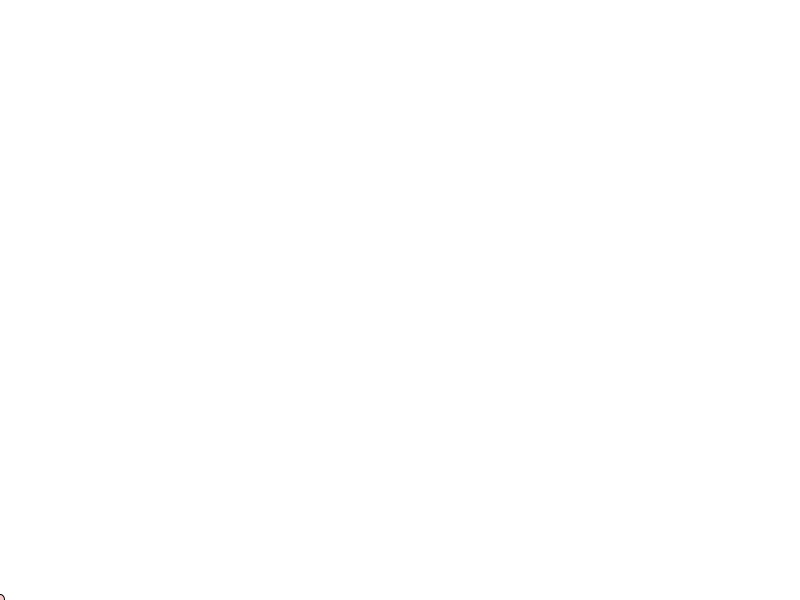
Frame 1 (no input)
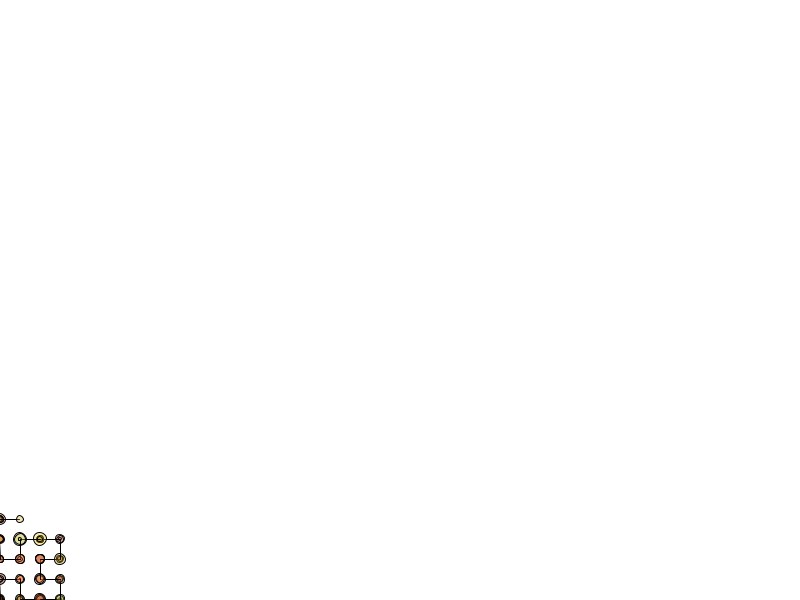
Frame 60 (the mouse pressed at the canvas centre just before this capture)
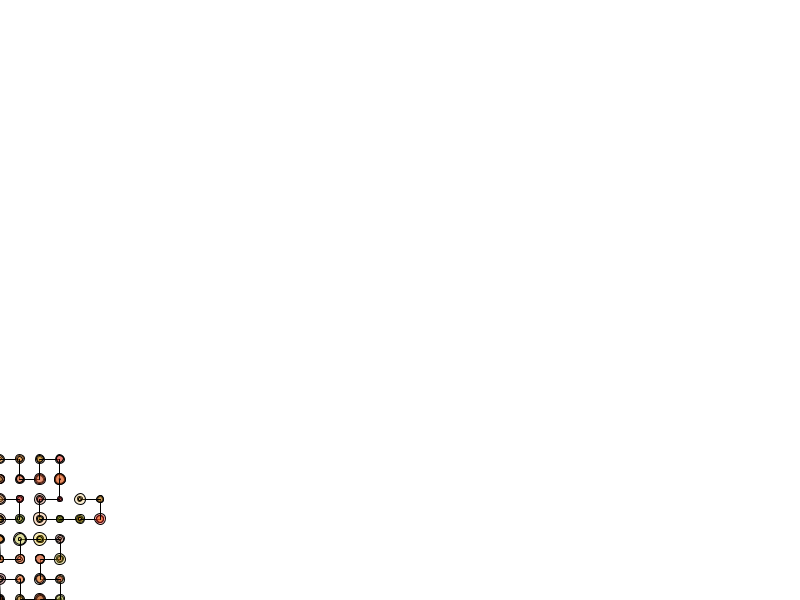
Frame 120 (the mouse held since frame 60 and released just before this capture)

The Processing sketch that drew these frames (run headless with seeded random() and noise(); from frame 60 on, the mouse is pressed at the canvas centre):

// Processing sketch: F_turtle2
// ── F_turtle2.pde
//
// turtle2 -> does a "Hilbert" curve and draws it
//

// TURTLE STUFF:
float x, y; // the current position of the turtle
float currentangle = 0; // which way the turtle is pointing
float step = 20; // how much the turtle moves with each 'F'
float angle = 90; // how much the turtle turns with a '-' or '+'
int whereinstring = 0; // where in the L-system are we drawing right now?

// GRAPHICS STUFF;
float r, g, b, a; // some color shit
float radius; // width of circle

// LINDENMAYER STUFF (L-SYSTEMS)
String thestring = "A"; // "axiom" or start of the string
int numloops = 5; // how many iterations of the L-system to pre-compute

// THIS RUNS WHEN WE HIT GO
void setup()
{
  size(800, 600); // this is the size of the window
  background(255); // background to white
  stroke(0, 0, 0, 255); // draw in black
  
  // start the x and y position at lower-left corner
  x = 0;
  y = height-1;
  
  // COMPUTE THE L-SYSTEM
  
  println(thestring);
  for(int i = 0;i<numloops;i++) {
    thestring = lindenmayer(thestring); // do the stuff to make the string
      println(thestring);
  }
  
}

// DO THIS EVERY FRAME
void draw()
{
  
  // draw the current character in the string:
  drawIt(thestring.charAt(whereinstring)); 
  
  // increment the point for where we're reading the string
  whereinstring++;
  if(whereinstring>thestring.length()-1) whereinstring = 0;

}

// interpret an L-system
String lindenmayer(String s)
{
  String outputstring = ""; // start a blank output string
  
  // go through the string, doing rewriting as we go
  for(int i=0;i<s.length();i++)
  {
    if(s.charAt(i)=='A')
    {
       outputstring+="-BF+AFA+FB-";
    }
    else if(s.charAt(i)=='B')
    {
       outputstring+="+AF-BFB-FA+";      
    }
    else
    {
       outputstring+= s.charAt(i); 
    }

  }
  
  return(outputstring); // send out the modified string
}

// this is a custom function that draws turtle commands
void drawIt(char k)
{
   if(k=='F') // draw forward
   {
     float x1 = x + step*cos(radians(currentangle));
     float y1 = y + step*sin(radians(currentangle));
     line(x, y, x1, y1); // draw the line
     x = x1;
     y = y1;
     /*
     if(x>width-1) x=0;
     if(x<0) x=width-1;
     if(y>height-1) y=0;
     if(y<0) y=height-1;
     */
     
   }
   else if(k=='+') // turn right
   {
     currentangle+=angle;
   }
   else if(k=='-') // turn left
   {
     currentangle-=angle;     
   }
   
   
  // draw the other crazy stuff:
  
  // give me some random values
  r = random(128, 255);
  g = random(0, 192);
  b = random(0, 50);
  a = random(50, 100);

  radius = 0;
  radius+= random(0, 15);
  radius+= random(0, 15);
  radius+= random(0, 15);
  radius = radius/3.;
  // draw the stuff
  fill(r, g, b, a); // interior fill color
  ellipse(x, y, radius, radius); // circle that chases the mouse

  
}
